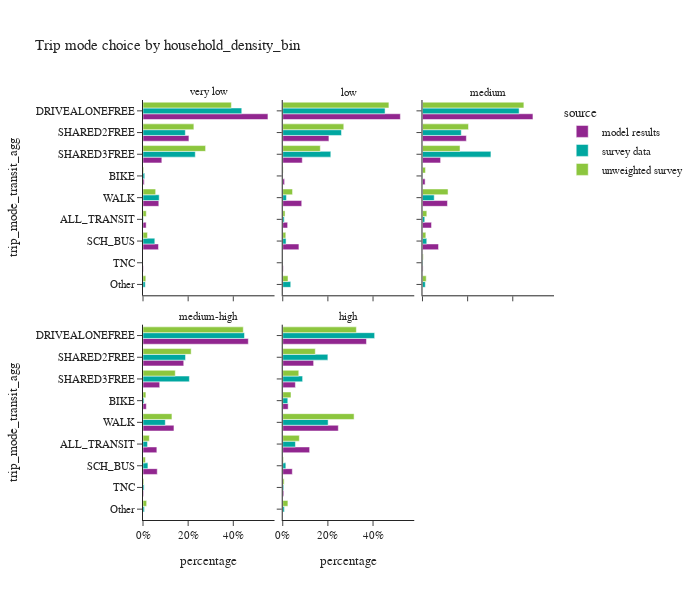
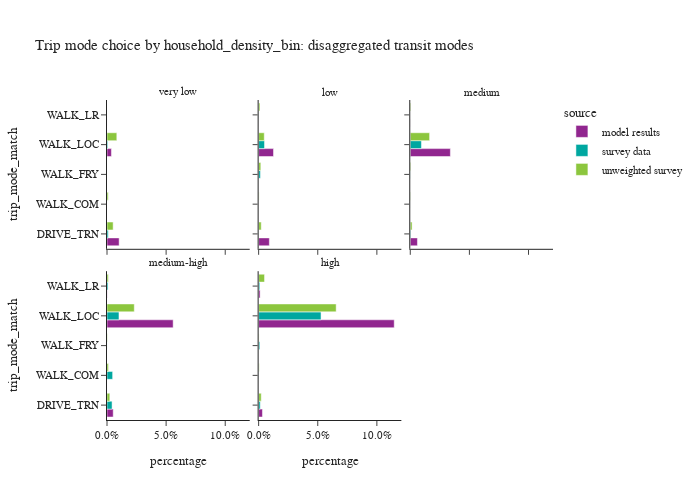

Notebook cell for these charts, in order:
### Code cell
plot_mode_choice(trip_data,'household_density_bin',3,600)
plot_mode_choice_transit(trip_data,'household_density_bin',3,500)

### Figure 1 — Plotly figure (JSON) as saved in the notebook; plotly's stock layout.template omitted (floating-point values rounded to 4 significant figures)
{"data": [{"alignmentgroup": "True", "hovertemplate": "source=model results<br>household_density_bin=very low<br>percentage=%{x}<br>trip_mode_transit_agg=%{y}<extra></extra>", "legendgroup": "model results", "marker": {"color": "#91268F", "pattern": {"shape": ""}}, "name": "model results", "offsetgroup": "model results", "orientation": "h", "showlegend": true, "textposition": "auto", "type": "bar", "x": [0.01401, 0.005531, 0.5535, 0.0, 0.06867, 0.2034, 0.08341, 0.001488, 0.07002], "xaxis": "x4", "y": ["ALL_TRANSIT", "BIKE", "DRIVEALONEFREE", "Other", "SCH_BUS", "SHARED2FREE", "SHARED3FREE", "TNC", "WALK"], "yaxis": "y4"}, {"alignmentgroup": "True", "hovertemplate": "source=model results<br>household_density_bin=low<br>percentage=%{x}<br>trip_mode_transit_agg=%{y}<extra></extra>", "legendgroup": "model results", "marker": {"color": "#91268F", "pattern": {"shape": ""}}, "name": "model results", "offsetgroup": "model results", "orientation": "h", "showlegend": false, "textposition": "auto", "type": "bar", "x": [0.02167, 0.00813, 0.521, 0.0, 0.07166, 0.2046, 0.0865, 0.002315, 0.08412], "xaxis": "x5", "y": ["ALL_TRANSIT", "BIKE", "DRIVEALONEFREE", "Other", "SCH_BUS", "SHARED2FREE", "SHARED3FREE", "TNC", "WALK"], "yaxis": "y5"}, {"alignmentgroup": "True", "hovertemplate": "source=model results<br>household_density_bin=medium<br>percentage=%{x}<br>trip_mode_transit_agg=%{y}<extra></extra>", "legendgroup": "model results", "marker": {"color": "#91268F", "pattern": {"shape": ""}}, "name": "model results", "offsetgroup": "model results", "orientation": "h", "showlegend": false, "textposition": "auto", "type": "bar", "x": [0.04003, 0.01164, 0.4894, 0.0, 0.07109, 0.1944, 0.08027, 0.002554, 0.1107], "xaxis": "x6", "y": ["ALL_TRANSIT", "BIKE", "DRIVEALONEFREE", "Other", "SCH_BUS", "SHARED2FREE", "SHARED3FREE", "TNC", "WALK"], "yaxis": "y6"}, {"alignmentgroup": "True", "hovertemplate": "source=model results<br>household_density_bin=medium-high<br>percentage=%{x}<br>trip_mode_transit_agg=%{y}<extra></extra>", "legendgroup": "model results", "marker": {"color": "#91268F", "pattern": {"shape": ""}}, "name": "model results", "offsetgroup": "model results", "orientation": "h", "showlegend": false, "textposition": "auto", "type": "bar", "x": [0.06136, 0.01471, 0.4665, 0.0, 0.06311, 0.1805, 0.07395, 0.002733, 0.1372], "xaxis": "x", "y": ["ALL_TRANSIT", "BIKE", "DRIVEALONEFREE", "Other", "SCH_BUS", "SHARED2FREE", "SHARED3FREE", "TNC", "WALK"], "yaxis": "y"}, {"alignmentgroup": "True", "hovertemplate": "source=model results<br>household_density_bin=high<br>percentage=%{x}<br>trip_mode_transit_agg=%{y}<extra></extra>", "legendgroup": "model results", "marker": {"color": "#91268F", "pattern": {"shape": ""}}, "name": "model results", "offsetgroup": "model results", "orientation": "h", "showlegend": false, "textposition": "auto", "type": "bar", "x": [0.1191, 0.02399, 0.3709, 0.0, 0.04242, 0.1368, 0.056, 0.00462, 0.2462], "xaxis": "x2", "y": ["ALL_TRANSIT", "BIKE", "DRIVEALONEFREE", "Other", "SCH_BUS", "SHARED2FREE", "SHARED3FREE", "TNC", "WALK"], "yaxis": "y2"}, {"alignmentgroup": "True", "hovertemplate": "source=survey data<br>household_density_bin=very low<br>percentage=%{x}<br>trip_mode_transit_agg=%{y}<extra></extra>", "legendgroup": "survey data", "marker": {"color": "#00A7A0", "pattern": {"shape": ""}}, "name": "survey data", "offsetgroup": "survey data", "orientation": "h", "showlegend": true, "textposition": "auto", "type": "bar", "x": [0.001692, 0.007633, 0.4375, 0.009911, 0.05237, 0.1875, 0.2316, 0.0, 0.07172], "xaxis": "x4", "y": ["ALL_TRANSIT", "BIKE", "DRIVEALONEFREE", "Other", "SCH_BUS", "SHARED2FREE", "SHARED3FREE", "TNC", "WALK"], "yaxis": "y4"}, {"alignmentgroup": "True", "hovertemplate": "source=survey data<br>household_density_bin=low<br>percentage=%{x}<br>trip_mode_transit_agg=%{y}<extra></extra>", "legendgroup": "survey data", "marker": {"color": "#00A7A0", "pattern": {"shape": ""}}, "name": "survey data", "offsetgroup": "survey data", "orientation": "h", "showlegend": false, "textposition": "auto", "type": "bar", "x": [0.006709, 4.845e-05, 0.4533, 0.03545, 0.01472, 0.2602, 0.2129, 0.0003023, 0.01632], "xaxis": "x5", "y": ["ALL_TRANSIT", "BIKE", "DRIVEALONEFREE", "Other", "SCH_BUS", "SHARED2FREE", "SHARED3FREE", "TNC", "WALK"], "yaxis": "y5"}, {"alignmentgroup": "True", "hovertemplate": "source=survey data<br>household_density_bin=medium<br>percentage=%{x}<br>trip_mode_transit_agg=%{y}<extra></extra>", "legendgroup": "survey data", "marker": {"color": "#00A7A0", "pattern": {"shape": ""}}, "name": "survey data", "offsetgroup": "survey data", "orientation": "h", "showlegend": false, "textposition": "auto", "type": "bar", "x": [0.01006, 0.001122, 0.4281, 0.01247, 0.01891, 0.1718, 0.3032, 0.002275, 0.05206], "xaxis": "x6", "y": ["ALL_TRANSIT", "BIKE", "DRIVEALONEFREE", "Other", "SCH_BUS", "SHARED2FREE", "SHARED3FREE", "TNC", "WALK"], "yaxis": "y6"}, {"alignmentgroup": "True", "hovertemplate": "source=survey data<br>household_density_bin=medium-high<br>percentage=%{x}<br>trip_mode_transit_agg=%{y}<extra></extra>", "legendgroup": "survey data", "marker": {"color": "#00A7A0", "pattern": {"shape": ""}}, "name": "survey data", "offsetgroup": "survey data", "orientation": "h", "showlegend": false, "textposition": "auto", "type": "bar", "x": [0.02009, 0.004726, 0.4495, 0.006348, 0.02169, 0.1884, 0.2055, 0.004996, 0.09878], "xaxis": "x", "y": ["ALL_TRANSIT", "BIKE", "DRIVEALONEFREE", "Other", "SCH_BUS", "SHARED2FREE", "SHARED3FREE", "TNC", "WALK"], "yaxis": "y"}, {"alignmentgroup": "True", "hovertemplate": "source=survey data<br>household_density_bin=high<br>percentage=%{x}<br>trip_mode_transit_agg=%{y}<extra></extra>", "legendgroup": "survey data", "marker": {"color": "#00A7A0", "pattern": {"shape": ""}}, "name": "survey data", "offsetgroup": "survey data", "orientation": "h", "showlegend": false, "textposition": "auto", "type": "bar", "x": [0.05621, 0.02235, 0.4071, 0.007255, 0.01372, 0.1999, 0.08802, 0.004445, 0.2011], "xaxis": "x2", "y": ["ALL_TRANSIT", "BIKE", "DRIVEALONEFREE", "Other", "SCH_BUS", "SHARED2FREE", "SHARED3FREE", "TNC", "WALK"], "yaxis": "y2"}, {"alignmentgroup": "True", "hovertemplate": "source=unweighted survey<br>household_density_bin=very low<br>percentage=%{x}<br>trip_mode_transit_agg=%{y}<extra></extra>", "legendgroup": "unweighted survey", "marker": {"color": "#8CC63E", "pattern": {"shape": ""}}, "name": "unweighted survey", "offsetgroup": "unweighted survey", "orientation": "h", "showlegend": true, "textposition": "auto", "type": "bar", "x": [0.01454, 0.003115, 0.3915, 0.01246, 0.01973, 0.2253, 0.2773, 0.0, 0.05607], "xaxis": "x4", "y": ["ALL_TRANSIT", "BIKE", "DRIVEALONEFREE", "Other", "SCH_BUS", "SHARED2FREE", "SHARED3FREE", "TNC", "WALK"], "yaxis": "y4"}, {"alignmentgroup": "True", "hovertemplate": "source=unweighted survey<br>household_density_bin=low<br>percentage=%{x}<br>trip_mode_transit_agg=%{y}<extra></extra>", "legendgroup": "unweighted survey", "marker": {"color": "#8CC63E", "pattern": {"shape": ""}}, "name": "unweighted survey", "offsetgroup": "unweighted survey", "orientation": "h", "showlegend": false, "textposition": "auto", "type": "bar", "x": [0.01022, 0.001824, 0.4703, 0.02335, 0.0135, 0.2703, 0.1664, 0.0007297, 0.04341], "xaxis": "x5", "y": ["ALL_TRANSIT", "BIKE", "DRIVEALONEFREE", "Other", "SCH_BUS", "SHARED2FREE", "SHARED3FREE", "TNC", "WALK"], "yaxis": "y5"}, {"alignmentgroup": "True", "hovertemplate": "source=unweighted survey<br>household_density_bin=medium<br>percentage=%{x}<br>trip_mode_transit_agg=%{y}<extra></extra>", "legendgroup": "unweighted survey", "marker": {"color": "#8CC63E", "pattern": {"shape": ""}}, "name": "unweighted survey", "offsetgroup": "unweighted survey", "orientation": "h", "showlegend": false, "textposition": "auto", "type": "bar", "x": [0.01922, 0.01332, 0.4491, 0.01661, 0.01483, 0.2039, 0.1663, 0.003433, 0.1133], "xaxis": "x6", "y": ["ALL_TRANSIT", "BIKE", "DRIVEALONEFREE", "Other", "SCH_BUS", "SHARED2FREE", "SHARED3FREE", "TNC", "WALK"], "yaxis": "y6"}, {"alignmentgroup": "True", "hovertemplate": "source=unweighted survey<br>household_density_bin=medium-high<br>percentage=%{x}<br>trip_mode_transit_agg=%{y}<extra></extra>", "legendgroup": "unweighted survey", "marker": {"color": "#8CC63E", "pattern": {"shape": ""}}, "name": "unweighted survey", "offsetgroup": "unweighted survey", "orientation": "h", "showlegend": false, "textposition": "auto", "type": "bar", "x": [0.02809, 0.01279, 0.4442, 0.01618, 0.01054, 0.2133, 0.143, 0.003637, 0.1282], "xaxis": "x", "y": ["ALL_TRANSIT", "BIKE", "DRIVEALONEFREE", "Other", "SCH_BUS", "SHARED2FREE", "SHARED3FREE", "TNC", "WALK"], "yaxis": "y"}, {"alignmentgroup": "True", "hovertemplate": "source=unweighted survey<br>household_density_bin=high<br>percentage=%{x}<br>trip_mode_transit_agg=%{y}<extra></extra>", "legendgroup": "unweighted survey", "marker": {"color": "#8CC63E", "pattern": {"shape": ""}}, "name": "unweighted survey", "offsetgroup": "unweighted survey", "orientation": "h", "showlegend": false, "textposition": "auto", "type": "bar", "x": [0.07355, 0.03658, 0.3261, 0.02285, 0.003343, 0.1442, 0.07106, 0.006188, 0.3161], "xaxis": "x2", "y": ["ALL_TRANSIT", "BIKE", "DRIVEALONEFREE", "Other", "SCH_BUS", "SHARED2FREE", "SHARED3FREE", "TNC", "WALK"], "yaxis": "y2"}], "layout": {"annotations": [{"font": {}, "showarrow": false, "text": "medium-high", "x": 0.16, "xanchor": "center", "xref": "paper", "y": 0.465, "yanchor": "bottom", "yref": "paper"}, {"font": {}, "showarrow": false, "text": "high", "x": 0.5, "xanchor": "center", "xref": "paper", "y": 0.465, "yanchor": "bottom", "yref": "paper"}, {"font": {}, "showarrow": false, "text": "very low", "x": 0.16, "xanchor": "center", "xref": "paper", "y": 1.0, "yanchor": "bottom", "yref": "paper"}, {"font": {}, "showarrow": false, "text": "low", "x": 0.5, "xanchor": "center", "xref": "paper", "y": 1.0, "yanchor": "bottom", "yref": "paper"}, {"font": {}, "showarrow": false, "text": "medium", "x": 0.84, "xanchor": "center", "xref": "paper", "y": 1.0, "yanchor": "bottom", "yref": "paper"}], "barmode": "group", "height": 600, "legend": {"title": {"text": "source"}, "tracegroupgap": 0}, "title": {"text": "Trip mode choice by household_density_bin"}, "width": 700, "xaxis": {"anchor": "y", "domain": [0.0, 0.32], "tickformat": ".0%", "title": {"text": "percentage"}}, "xaxis2": {"anchor": "y2", "domain": [0.34, 0.66], "matches": "x", "tickformat": ".0%", "title": {"text": "percentage"}}, "xaxis3": {"anchor": "y3", "domain": [0.68, 1.0], "matches": "x", "title": {"text": "percentage"}}, "xaxis4": {"anchor": "y4", "domain": [0.0, 0.32], "matches": "x", "showticklabels": false}, "xaxis5": {"anchor": "y5", "domain": [0.34, 0.66], "matches": "x", "showticklabels": false}, "xaxis6": {"anchor": "y6", "domain": [0.68, 1.0], "matches": "x", "showticklabels": false}, "yaxis": {"anchor": "x", "categoryarray": ["Other", "TNC", "SCH_BUS", "ALL_TRANSIT", "WALK", "BIKE", "SHARED3FREE", "SHARED2FREE", "DRIVEALONEFREE"], "categoryorder": "array", "domain": [0.0, 0.465], "title": {"text": "trip_mode_transit_agg"}}, "yaxis2": {"anchor": "x2", "domain": [0.0, 0.465], "matches": "y", "showticklabels": false}, "yaxis3": {"anchor": "x3", "domain": [0.0, 0.465], "matches": "y", "showticklabels": false}, "yaxis4": {"anchor": "x4", "categoryarray": ["Other", "TNC", "SCH_BUS", "ALL_TRANSIT", "WALK", "BIKE", "SHARED3FREE", "SHARED2FREE", "DRIVEALONEFREE"], "categoryorder": "array", "domain": [0.535, 1.0], "matches": "y", "title": {"text": "trip_mode_transit_agg"}}, "yaxis5": {"anchor": "x5", "domain": [0.535, 1.0], "matches": "y", "showticklabels": false}, "yaxis6": {"anchor": "x6", "domain": [0.535, 1.0], "matches": "y", "showticklabels": false}}}

### Figure 2 — Plotly figure (JSON) as saved in the notebook; plotly's stock layout.template omitted (floating-point values rounded to 4 significant figures)
{"data": [{"alignmentgroup": "True", "hovertemplate": "source=model results<br>household_density_bin=very low<br>percentage=%{x}<br>trip_mode_match=%{y}<extra></extra>", "legendgroup": "model results", "marker": {"color": "#91268F", "pattern": {"shape": ""}}, "name": "model results", "offsetgroup": "model results", "orientation": "h", "showlegend": true, "textposition": "auto", "type": "bar", "x": [0.01026, 0.0, 0.0, 0.003742, 1.409e-05], "xaxis": "x4", "y": ["DRIVE_TRN", "WALK_COM", "WALK_FRY", "WALK_LOC", "WALK_LR"], "yaxis": "y4"}, {"alignmentgroup": "True", "hovertemplate": "source=model results<br>household_density_bin=low<br>percentage=%{x}<br>trip_mode_match=%{y}<extra></extra>", "legendgroup": "model results", "marker": {"color": "#91268F", "pattern": {"shape": ""}}, "name": "model results", "offsetgroup": "model results", "orientation": "h", "showlegend": false, "textposition": "auto", "type": "bar", "x": [0.009052, 0.0, 0.0, 0.01257, 4.018e-05], "xaxis": "x5", "y": ["DRIVE_TRN", "WALK_COM", "WALK_FRY", "WALK_LOC", "WALK_LR"], "yaxis": "y5"}, {"alignmentgroup": "True", "hovertemplate": "source=model results<br>household_density_bin=medium<br>percentage=%{x}<br>trip_mode_match=%{y}<extra></extra>", "legendgroup": "model results", "marker": {"color": "#91268F", "pattern": {"shape": ""}}, "name": "model results", "offsetgroup": "model results", "orientation": "h", "showlegend": false, "textposition": "auto", "type": "bar", "x": [0.006054, 0.0, 0.0, 0.03391, 7.026e-05], "xaxis": "x6", "y": ["DRIVE_TRN", "WALK_COM", "WALK_FRY", "WALK_LOC", "WALK_LR"], "yaxis": "y6"}, {"alignmentgroup": "True", "hovertemplate": "source=model results<br>household_density_bin=medium-high<br>percentage=%{x}<br>trip_mode_match=%{y}<extra></extra>", "legendgroup": "model results", "marker": {"color": "#91268F", "pattern": {"shape": ""}}, "name": "model results", "offsetgroup": "model results", "orientation": "h", "showlegend": false, "textposition": "auto", "type": "bar", "x": [0.005253, 0.0, 9.34e-07, 0.05595, 0.0001538], "xaxis": "x", "y": ["DRIVE_TRN", "WALK_COM", "WALK_FRY", "WALK_LOC", "WALK_LR"], "yaxis": "y"}, {"alignmentgroup": "True", "hovertemplate": "source=model results<br>household_density_bin=high<br>percentage=%{x}<br>trip_mode_match=%{y}<extra></extra>", "legendgroup": "model results", "marker": {"color": "#91268F", "pattern": {"shape": ""}}, "name": "model results", "offsetgroup": "model results", "orientation": "h", "showlegend": false, "textposition": "auto", "type": "bar", "x": [0.003212, 0.0, 9.422e-07, 0.1147, 0.001234], "xaxis": "x2", "y": ["DRIVE_TRN", "WALK_COM", "WALK_FRY", "WALK_LOC", "WALK_LR"], "yaxis": "y2"}, {"alignmentgroup": "True", "hovertemplate": "source=survey data<br>household_density_bin=very low<br>percentage=%{x}<br>trip_mode_match=%{y}<extra></extra>", "legendgroup": "survey data", "marker": {"color": "#00A7A0", "pattern": {"shape": ""}}, "name": "survey data", "offsetgroup": "survey data", "orientation": "h", "showlegend": true, "textposition": "auto", "type": "bar", "x": [0.001054, 0.0, 0.0, 0.0006376, 0.0], "xaxis": "x4", "y": ["DRIVE_TRN", "WALK_COM", "WALK_FRY", "WALK_LOC", "WALK_LR"], "yaxis": "y4"}, {"alignmentgroup": "True", "hovertemplate": "source=survey data<br>household_density_bin=low<br>percentage=%{x}<br>trip_mode_match=%{y}<extra></extra>", "legendgroup": "survey data", "marker": {"color": "#00A7A0", "pattern": {"shape": ""}}, "name": "survey data", "offsetgroup": "survey data", "orientation": "h", "showlegend": false, "textposition": "auto", "type": "bar", "x": [0.0001054, 0.0, 0.001512, 0.004962, 0.0001293], "xaxis": "x5", "y": ["DRIVE_TRN", "WALK_COM", "WALK_FRY", "WALK_LOC", "WALK_LR"], "yaxis": "y5"}, {"alignmentgroup": "True", "hovertemplate": "source=survey data<br>household_density_bin=medium<br>percentage=%{x}<br>trip_mode_match=%{y}<extra></extra>", "legendgroup": "survey data", "marker": {"color": "#00A7A0", "pattern": {"shape": ""}}, "name": "survey data", "offsetgroup": "survey data", "orientation": "h", "showlegend": false, "textposition": "auto", "type": "bar", "x": [0.0004822, 2.472e-05, 0.0001109, 0.009438, 0.0], "xaxis": "x6", "y": ["DRIVE_TRN", "WALK_COM", "WALK_FRY", "WALK_LOC", "WALK_LR"], "yaxis": "y6"}, {"alignmentgroup": "True", "hovertemplate": "source=survey data<br>household_density_bin=medium-high<br>percentage=%{x}<br>trip_mode_match=%{y}<extra></extra>", "legendgroup": "survey data", "marker": {"color": "#00A7A0", "pattern": {"shape": ""}}, "name": "survey data", "offsetgroup": "survey data", "orientation": "h", "showlegend": false, "textposition": "auto", "type": "bar", "x": [0.00429, 0.00476, 3.465e-05, 0.01012, 0.0008771], "xaxis": "x", "y": ["DRIVE_TRN", "WALK_COM", "WALK_FRY", "WALK_LOC", "WALK_LR"], "yaxis": "y"}, {"alignmentgroup": "True", "hovertemplate": "source=survey data<br>household_density_bin=high<br>percentage=%{x}<br>trip_mode_match=%{y}<extra></extra>", "legendgroup": "survey data", "marker": {"color": "#00A7A0", "pattern": {"shape": ""}}, "name": "survey data", "offsetgroup": "survey data", "orientation": "h", "showlegend": false, "textposition": "auto", "type": "bar", "x": [0.001363, 0.000142, 0.0009671, 0.05278, 0.0009567], "xaxis": "x2", "y": ["DRIVE_TRN", "WALK_COM", "WALK_FRY", "WALK_LOC", "WALK_LR"], "yaxis": "y2"}, {"alignmentgroup": "True", "hovertemplate": "source=unweighted survey<br>household_density_bin=very low<br>percentage=%{x}<br>trip_mode_match=%{y}<extra></extra>", "legendgroup": "unweighted survey", "marker": {"color": "#8CC63E", "pattern": {"shape": ""}}, "name": "unweighted survey", "offsetgroup": "unweighted survey", "orientation": "h", "showlegend": true, "textposition": "auto", "type": "bar", "x": [0.005192, 0.001038, 0.0, 0.008307, 0.0], "xaxis": "x4", "y": ["DRIVE_TRN", "WALK_COM", "WALK_FRY", "WALK_LOC", "WALK_LR"], "yaxis": "y4"}, {"alignmentgroup": "True", "hovertemplate": "source=unweighted survey<br>household_density_bin=low<br>percentage=%{x}<br>trip_mode_match=%{y}<extra></extra>", "legendgroup": "unweighted survey", "marker": {"color": "#8CC63E", "pattern": {"shape": ""}}, "name": "unweighted survey", "offsetgroup": "unweighted survey", "orientation": "h", "showlegend": false, "textposition": "auto", "type": "bar", "x": [0.002189, 0.0003648, 0.001824, 0.004743, 0.001094], "xaxis": "x5", "y": ["DRIVE_TRN", "WALK_COM", "WALK_FRY", "WALK_LOC", "WALK_LR"], "yaxis": "y5"}, {"alignmentgroup": "True", "hovertemplate": "source=unweighted survey<br>household_density_bin=medium<br>percentage=%{x}<br>trip_mode_match=%{y}<extra></extra>", "legendgroup": "unweighted survey", "marker": {"color": "#8CC63E", "pattern": {"shape": ""}}, "name": "unweighted survey", "offsetgroup": "unweighted survey", "orientation": "h", "showlegend": false, "textposition": "auto", "type": "bar", "x": [0.00151, 0.0002746, 0.0005492, 0.01634, 0.0005492], "xaxis": "x6", "y": ["DRIVE_TRN", "WALK_COM", "WALK_FRY", "WALK_LOC", "WALK_LR"], "yaxis": "y6"}, {"alignmentgroup": "True", "hovertemplate": "source=unweighted survey<br>household_density_bin=medium-high<br>percentage=%{x}<br>trip_mode_match=%{y}<extra></extra>", "legendgroup": "unweighted survey", "marker": {"color": "#8CC63E", "pattern": {"shape": ""}}, "name": "unweighted survey", "offsetgroup": "unweighted survey", "orientation": "h", "showlegend": false, "textposition": "auto", "type": "bar", "x": [0.002383, 0.001254, 0.0002508, 0.02308, 0.001129], "xaxis": "x", "y": ["DRIVE_TRN", "WALK_COM", "WALK_FRY", "WALK_LOC", "WALK_LR"], "yaxis": "y"}, {"alignmentgroup": "True", "hovertemplate": "source=unweighted survey<br>household_density_bin=high<br>percentage=%{x}<br>trip_mode_match=%{y}<extra></extra>", "legendgroup": "unweighted survey", "marker": {"color": "#8CC63E", "pattern": {"shape": ""}}, "name": "unweighted survey", "offsetgroup": "unweighted survey", "orientation": "h", "showlegend": false, "textposition": "auto", "type": "bar", "x": [0.002196, 0.0004491, 0.0003493, 0.06557, 0.00499], "xaxis": "x2", "y": ["DRIVE_TRN", "WALK_COM", "WALK_FRY", "WALK_LOC", "WALK_LR"], "yaxis": "y2"}], "layout": {"annotations": [{"font": {}, "showarrow": false, "text": "medium-high", "x": 0.16, "xanchor": "center", "xref": "paper", "y": 0.465, "yanchor": "bottom", "yref": "paper"}, {"font": {}, "showarrow": false, "text": "high", "x": 0.5, "xanchor": "center", "xref": "paper", "y": 0.465, "yanchor": "bottom", "yref": "paper"}, {"font": {}, "showarrow": false, "text": "very low", "x": 0.16, "xanchor": "center", "xref": "paper", "y": 1.0, "yanchor": "bottom", "yref": "paper"}, {"font": {}, "showarrow": false, "text": "low", "x": 0.5, "xanchor": "center", "xref": "paper", "y": 1.0, "yanchor": "bottom", "yref": "paper"}, {"font": {}, "showarrow": false, "text": "medium", "x": 0.84, "xanchor": "center", "xref": "paper", "y": 1.0, "yanchor": "bottom", "yref": "paper"}], "barmode": "group", "height": 500, "legend": {"title": {"text": "source"}, "tracegroupgap": 0}, "title": {"text": "Trip mode choice by household_density_bin: disaggregated transit modes"}, "width": 700, "xaxis": {"anchor": "y", "domain": [0.0, 0.32], "tickformat": ".1%", "title": {"text": "percentage"}}, "xaxis2": {"anchor": "y2", "domain": [0.34, 0.66], "matches": "x", "tickformat": ".1%", "title": {"text": "percentage"}}, "xaxis3": {"anchor": "y3", "domain": [0.68, 1.0], "matches": "x", "title": {"text": "percentage"}}, "xaxis4": {"anchor": "y4", "domain": [0.0, 0.32], "matches": "x", "showticklabels": false}, "xaxis5": {"anchor": "y5", "domain": [0.34, 0.66], "matches": "x", "showticklabels": false}, "xaxis6": {"anchor": "y6", "domain": [0.68, 1.0], "matches": "x", "showticklabels": false}, "yaxis": {"anchor": "x", "domain": [0.0, 0.465], "title": {"text": "trip_mode_match"}}, "yaxis2": {"anchor": "x2", "domain": [0.0, 0.465], "matches": "y", "showticklabels": false}, "yaxis3": {"anchor": "x3", "domain": [0.0, 0.465], "matches": "y", "showticklabels": false}, "yaxis4": {"anchor": "x4", "domain": [0.535, 1.0], "matches": "y", "title": {"text": "trip_mode_match"}}, "yaxis5": {"anchor": "x5", "domain": [0.535, 1.0], "matches": "y", "showticklabels": false}, "yaxis6": {"anchor": "x6", "domain": [0.535, 1.0], "matches": "y", "showticklabels": false}}}
